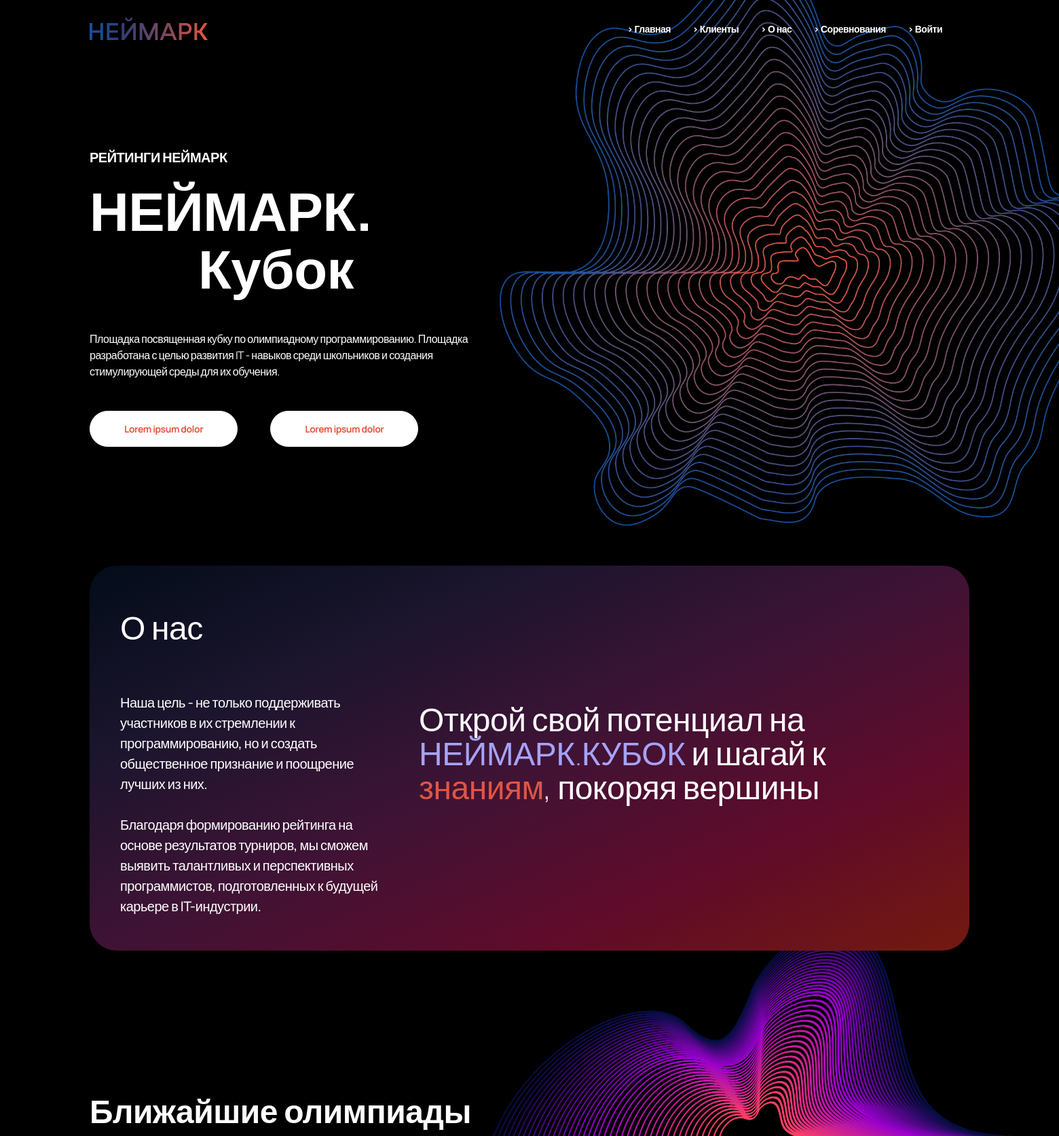
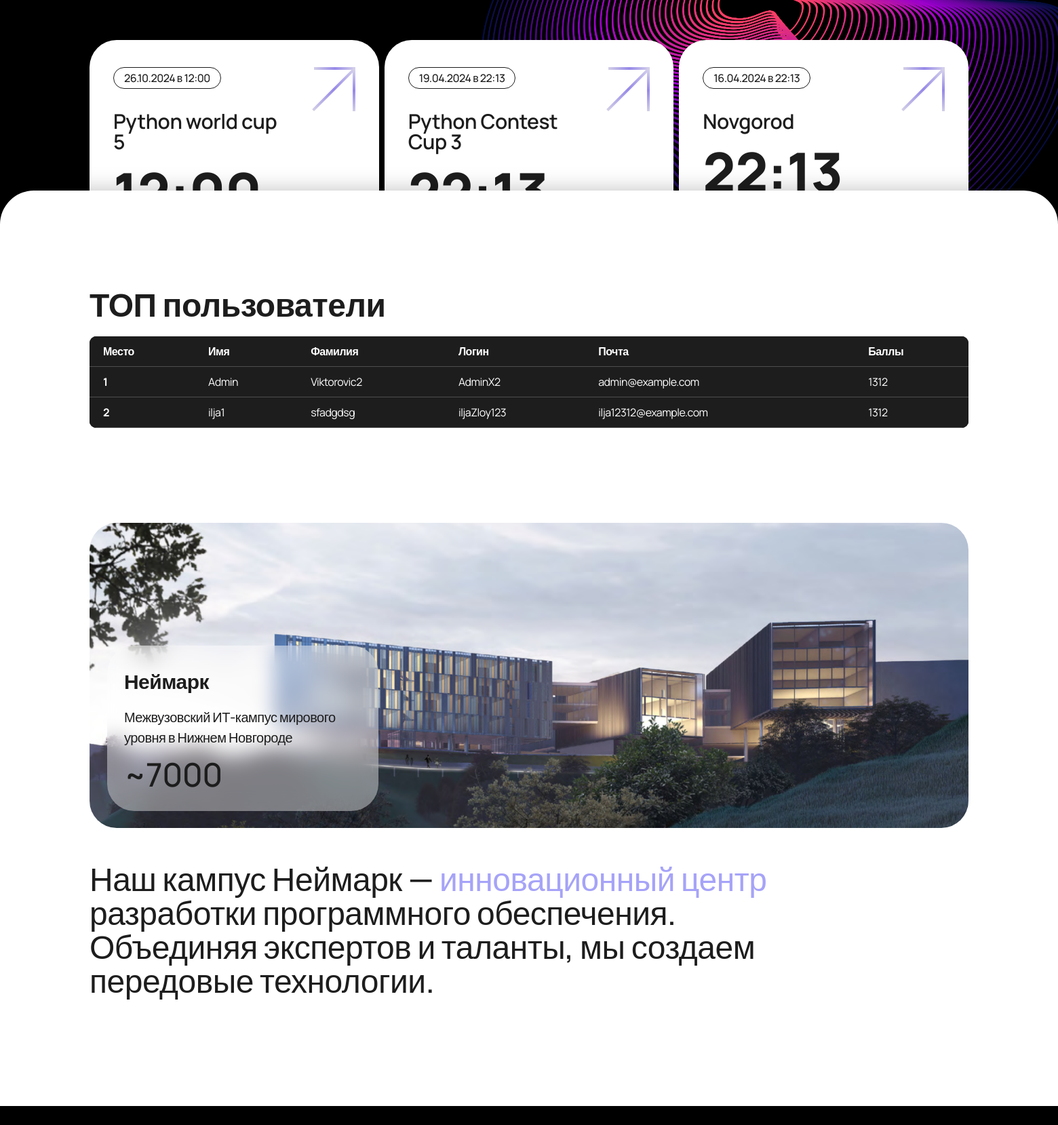
The page / on the database its author committed (2 pictures, top to bottom).
### Alt/apps/base/models.py (models this page shows, shortened)
class Competition(models.Model):
    name = models.CharField(max_length=256, null=True)
    tasks = models.ManyToManyField(Tasks, related_name='tasks', blank=True)
    description = models.TextField(null=True, blank=True)
    organization = models.ForeignKey(Organization, on_delete=models.SET_NULL, null=True, blank=True)
    participants = models.ManyToManyField(User, related_name='participants', blank=True)
    link = models.TextField(null=True, blank=True)
    start_time = models.DateTimeField(null=True)
    end_time = models.DateTimeField(null=True)
    created = models.DateTimeField(auto_now_add=True)
    updated = models.DateTimeField(auto_now=True)
    DisplayFields = [
        'name', 'description', 'organization', 'start_time', 'end_time', 'created', 'updated', 'id'
    ]
    SearchableFields = [
        'id', 'name', 'description', 'organization', 'start_time', 'end_time', 'created', 'updated',
    ]
    FilterFields = ['created', 'updated']
    class Meta:
        ordering = ['-start_time']
        verbose_name = 'Competition'
        verbose_name_plural = 'Competitions'

class User(AbstractUser):
    username = models.CharField(max_length=256, null=True)
    surname = models.CharField(max_length=256, null=True)
    email = models.EmailField(unique=True, null=True)
    login = models.CharField(max_length=256, null=True)
    avatar = models.ImageField(null=True, blank=True, upload_to='avatars', default="avatar.svg")
    codeforce = models.CharField(max_length=256, null=True, blank=True)
    created = models.DateTimeField(auto_now_add=True)
    updated = models.DateTimeField(auto_now=True)
    DisplayFields = ['username', 'surname', 'login', 'email', 'avatar', 'created', 'updated', 'id']
    SearchableFields = ['id', 'username', 'surname', 'login', 'email', 'avatar', 'created', 'updated']
    FilterFields = ['created', 'updated']
    USERNAME_FIELD = 'email'
    REQUIRED_FIELDS = ['username']
    class Meta:
        ordering = ['id', '-updated']
        verbose_name = 'User'
        verbose_name_plural = 'Users'

### Alt/apps/base/views.py (the view)
# urls.py: path('', views.main, name='main'),
def main(request):
    users = models.User.objects.all()
    competizions = models.Competition.objects.all()[:3]
    for competizion in competizions:
        date = competizion.start_time.strftime('%d.%m.%Y')
        time = competizion.start_time.strftime('%H:%M')
        competizion.start_time = competizion.start_time.strftime('%d.%m.%Y в %H:%M')
        competizion.end_time = competizion.end_time.strftime('%d.%m.%Y в %H:%M')
        competizion.description = date
        competizion.created = time
    context = {'users': users, 'competitions': competizions}
    return render(request, 'base/main.htm', context=context)

### Alt/apps/base/templates/base/main.htm (shortened to what this page needs)
{% extends "index.htm" %}
{% load static %}
{% block content %}
    <main>
        <div class="container">
            <div class="row intro_block">
                <div class="col intro_first_col">
                    <p class="txt20_bold anim">РЕЙТИНГИ НЕЙМАРК</p>
                    <p class="txt90_bold anim">НЕЙМАРК. <span class="second_word">Кубок</span></p>
                    <p class="anim">Площадка посвященная кубку по олимпиадному программированию. Площадка разработана с целью развития IT - навыков среди школьников и создания стимулирующей среды для их обучения.</p>
                </div>
                <div class="buttons_intro">
                    <a href="" class="btn_white intro_transparent_btn anim">Lorem ipsum dolor</a>
                    <a href="" class="btn_white intro_transparent_btn anim">Lorem ipsum dolor</a>
                </div>
                <div class="col">
                    <img class="shape_img" data-speed="-2" src="{% static 'assets/img/photo.png' %}">
                </div>
            </div>
        </div>
        <div class="container">
            <div class="description_block">
                <div class="row description_block_row">
                    <div class="col-4">
                        <p class="txt48_medium anim">О нас</p>
                        <p class="txt20_medium anim">
                            Наша цель - не только поддерживать участников в их стремлении к программированию, но и создать общественное признание и поощрение лучших из них.<br><br> Благодаря формированию рейтинга на основе результатов турниров, мы сможем выявить талантливых и перспективных программистов, подготовленных к будущей карьере в IT-индустрии.
                        </p></div>
                    <div class="col-7"> <p class="txt48_light anim">Открой свой потенциал на <span class="light_violet">НЕЙМАРК.КУБОК</span> и шагай к <span class="dark_violet">знаниям</span>, покоряя вершины</p></div>
                </div>
            </div>
        </div>
        <div class="container">
            <div class="advantages_block">
                <div class="advantages_header">
                    <a href="{% url 'competition' %}"><p class="txt48_medium wh">Ближайшие олимпиады</p></a>
                </div>
                <div class="advantages_cards">
                    <div class="row g-2">
                        {% for competition in competitions %}
                            <div class="col-4">
                                <a href="">
                                    <div class="card_advantage">
                                        <div class="head_advantage_card">
                                            <div class="p-3 card_type_btn">{{ competition.start_time }}</div>
                                            <a href="{% url 'monitor_unique' competition.id %}"><img src="{% static 'assets/img/violet_arrow.png' %}"></a>
                                        </div>
                                        <p class="txt30 adventage_title">{{ competition.name }}</p>
                                        <p class="txt90_bold">{{ competition.created }}</p>
                                    </div>
                                </a>
                            </div>
                        {% endfor %}
                    </div>
                </div>
            </div>
        </div>
        <img class="shape_img shape_img_small" data-speed="-2" src="{% static 'assets/img/wave.png' %}">
        <div class="second_section">
            <div class="container">
                <a href=""><p class="txt48_bold">ТОП пользователи</p></a>
                <table class="table table-dark table_best_users p-4">
                    <thead>
                    <tr>
                        <th scope="col">Место</th>
                        <th scope="col">Имя</th>
                        <th scope="col">Фамилия</th>
                        <th scope="col">Логин</th>
                        <th scope="col">Почта</th>
                        <th scope="col">Баллы</th>
                    </tr>
                    </thead>
                    <tbody>
                    {% for user in users %}
                    <tr>
                        <th scope="row">{{ user.id }}</th>
                        <td>{{ user.username }}</td>
                        <td>{{ user.surname }}</td>
                        <td>{{ user.login }}</td>
                        <td>{{ user.email }}</td>
                        <td>1312</td>
                    </tr>
                    {% endfor %}
                    </tbody>
                </table>
            </div>
            <div class="container">
                <div class="services_block">
                    <div class="img_services_box">
                        <img class="services_img" src="{% static 'assets/img/campus.png' %}">
                        <div class="small_description">
                            <p class="txt30">Неймарк</p>
                            <p class="txt20_medium">Межвузовский ИТ-кампус мирового уровня в Нижнем Новгороде</p>
                            <div class="percent">
                                <p class="txt48_medium">~7000</p>
                            </div>
                        </div>
                    </div>
                    <p class="services_description txt48_medium">
                        Наш кампус Неймарк — <span class="light_violet">инновационный центр</span> разработки программного обеспечения. Объединяя экспертов и таланты, мы создаем передовые технологии.
                    </p>
                </div>
            </div>
        </div>
    </main>
{% endblock %}

### Alt/templates/index.htm (shortened to what this page needs)
<!DOCTYPE html>
{% load static %}
<html lang="en-us">
<head>
    <link href="https://cdn.jsdelivr.net/npm/bootstrap@5.3.3/dist/css/bootstrap.min.css" rel="stylesheet">
    <link rel="stylesheet" type="text/css" href="{% static 'assets/css/main.css' %}">
</head>
<body>
    <div class="wrapper">
        {% include 'header.htm' %}
        {% block content %}
        {% endblock %}
    </div>
</body>
</html>

### Alt/templates/header.htm
{% load static %}
<header class="container">
    <a href="{% url 'main' %}"><img class="logo" src="{% static 'assets/img/logo.png' %}" alt=""></a>
    <div class="nav">
        <a href="{% url 'main' %}">> Главная</a>
        <a href="">> Клиенты</a>
        <a href="">> О нас</a>
        <a href="{% url 'competition' %}">> Соревнования</a>
        {% if request.user.is_authenticated %}
            <a href="{% url 'profile' %}">> {{ request.user }}</a>
            <a id="logout-link" href="{% url 'logout' %}">> Выход</a>
        {% else %}
            <a href="{% url 'login' %}">> Войти</a>
        {% endif %}
    </div>
</header>

### Alt/templates/footer.htm (shortened to what this page needs)
{% load static %}

### rows shown on the page
Competition: start_time "26.10.2024 в 12:00", name "Python world cup 5"
Competition: start_time "19.04.2024 в 22:13", name "Python Contest Cup 3"
Competition: start_time "16.04.2024 в 22:13", name "Novgorod", created "22:13"
User: id "1", username "Admin", surname "Viktorovic2", login "AdminX2", email "admin@example.com"
User: id "2", username "ilja1", surname "sfadgdsg", login "iljaZloy123", email "ilja12312@example.com"
